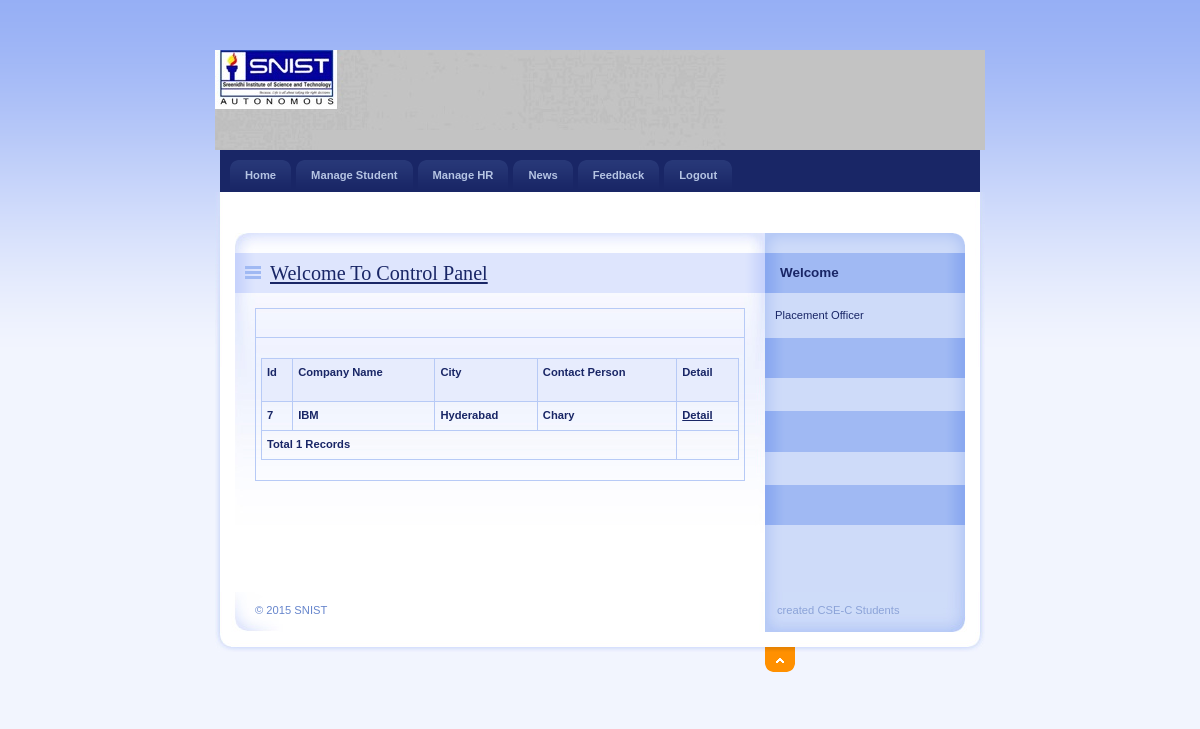
/PlacementOfficer/ManageHR.php, run on the app's committed database.
### tables this page shows
CREATE TABLE `hr_reg` (
  `HRId` int(11) NOT NULL,
  `CompanyName` varchar(20) NOT NULL,
  `ContactPerson` varchar(20) NOT NULL,
  `Address` varchar(100) NOT NULL,
  `City` varchar(20) NOT NULL,
  `Email` varchar(40) NOT NULL,
  `Mobile` bigint(20) NOT NULL,
  `Area_Work` varchar(40) NOT NULL,
  `Status` varchar(10) NOT NULL,
  `UserName` varchar(20) NOT NULL,
  `Password` varchar(20) NOT NULL,
  `Question` varchar(100) NOT NULL,
  `Answer` varchar(50) NOT NULL
);

### PlacementOfficer/ManageHR.php (the view, shortened to what this page needs)
<!DOCTYPE html PUBLIC "-//W3C//DTD XHTML 1.0 Strict//EN" "http://www.w3.org/TR/xhtml1/DTD/xhtml1-strict.dtd">
<html xmlns="http://www.w3.org/1999/xhtml" xml:lang="cs" lang="cs">
<head>
    <link rel="stylesheet" media="screen,projection" type="text/css" href="./css/main.css" />
    <link rel="stylesheet" media="print" type="text/css" href="./css/print.css" />
    <link rel="stylesheet" media="aural" type="text/css" href="./css/aural.css" />
</head>
<body id="www-url-cz">
<div id="main" class="box">
<?php
include "Header.php"
?>
<?php
include "menu.php"
?>
    <div id="page" class="box">
    <div id="page-in" class="box">
        <div id="strip" class="box noprint">
            <p id="breadcrumbs">&nbsp;</p>
        </div>
        <div id="content">
            <div class="article">
                <h2><span><a href="#">Welcome To Control Panel</a></span></h2>
                <table width="100%" border="0" cellspacing="0" cellpadding="0">
                  <tr>
                    <td>&nbsp;</td>
                  </tr>
                  <tr>
                    <td><table width="100%" border="1" bordercolor="#1CB5F1" >
                        <tr>
                          <th height="32" bgcolor="#1CB5F1" class="style3"><div align="left" class="style9 style5"><strong>Id</strong></div></th>
                          <th bgcolor="#1CB5F1" class="style3"><div align="left" class="style9 style5"><strong>Company Name</strong></div></th>
                          <th bgcolor="#1CB5F1" class="style3"><div align="left" class="style9 style5"><strong>City</strong></div></th>
                          <th bgcolor="#1CB5F1" class="style3"><div align="left" class="style12">Contact Person</div></th>
                          <th bgcolor="#1CB5F1" class="style3"><div align="left" class="style9 style5"><strong>Detail</strong></div></th>
                        </tr>
                        <?php
$con = mysql_connect("localhost","root");
$sql = "select * from hr_reg where Status='Pending'";
$result = mysql_query($sql,$con);
while($row = mysql_fetch_array($result))
{
$Id=$row['HRId'];
$Name=$row['CompanyName'];
$City=$row['City'];
$CP=$row['ContactPerson'];
?>
                        <tr>
                          <td class="style3"><div align="left" class="style9 style5"><strong><?php echo $Id;?></strong></div></td>
                          <td class="style3"><div align="left" class="style9 style5"><strong><?php echo $Name;?></strong></div></td>
                          <td class="style3"><div align="left" class="style9 style5"><strong><?php echo $City;?></strong></div></td>
                          <td class="style3"><div align="left" class="style9 style5"><strong><?php echo $CP;?></strong></div></td>
                          <td class="style3"><div align="left" class="style9 style5"><strong><a href="DetailHR.php?HRId=<?php echo $Id;?>">Detail</a></strong></div></td>
                        </tr>
                        <?php
}
$records = mysql_num_rows($result);
?>
                        <tr>
                          <td colspan="4" class="style3"><div align="left" class="style12"><?php echo "Total ".$records." Records"; ?> </div></td>
                        </tr>
                    </table></td>
                  </tr>
                </table>
                <p>&nbsp;</p>
              <p class="btn-more box noprint">&nbsp;</p>
          </div>
        </div>
<?php
include "right.php"
?>
    </div>
    </div>
<?php
include "footer.php"
?>
</div>
</body>
</html>

### PlacementOfficer/css/main.css (style rules this page uses)
* { min-height:1px; }
body { border:0; margin:0; padding:0; background:#F2F5FE url("../design/bg.gif") 0 0 repeat-x; font:70%/160% "verdana",sans-serif; color:#192666; _text-align:center; }
a { color:#192666; }
p { border:0; margin:15px 0; padding:0; }
div { display:block; border:0; margin:0; padding:0; }
h1, h2, h3, h4, h5 { border:0; margin:15px 0 10px 0; padding:0; font-weight:bold; }
h2 { font-size:180%; line-height:100%; font-family:"georgia",serif; font-weight:normal; }
table { display:table; border-collapse:collapse; margin:15px 0; padding:0; border:1px solid #B7CAF6; font-size:100%; }
tr { display:table-row; }
th, td { display: table-cell; border:1px solid #B7CAF6; margin:0; padding:5px; vertical-align:top; text-align:left; }
th { background:#E7ECFD; text-align:center; color:#192666; font-weight:bold; }
a, img, span { border:0; margin:0; padding:0; }
strong, .strong { font-weight:bold; }
.box { min-height:1px; _height:1px; }
.box:after { content:"."; display:block; line-height:0px; font-size:0px; visibility:hidden; clear:both; }
#main { width:770px; margin:50px auto 0 auto; _text-align:left; }
#page { width:770px; min-height:1px; background:#FFF url("../design/bg_page.gif") 0 0 repeat-y; _height:1px; }
#page-in { min-height:1px; padding:10px 0; background:url("../design/bg_page_in.jpg") 0 0 no-repeat; _height:1px; }
#strip { position:relative; clear:both; padding:3px 20px 10px 20px; color:#6182D1; }
#strip p { margin:0; }
#strip #breadcrumbs { width:520px; margin:0; padding:0; }
#content { float:left; width:530px; _width:550px; margin:0; padding:0 0 0 20px; }
#content .article { clear:both; margin:0; padding:20px; background:url("../design/content_article_bg.jpg") 0 0 no-repeat; }
#content .article h2 { margin:0 -20px; padding:10px; background:#DEE5FD url("../design/content_title_bg.gif") 0 0 repeat-y; color:#192666; }
#content .article h2 span { background:url("../design/ico_list.gif") 0 50% no-repeat; padding-left:25px; }
#content .article p { text-align:justify; }
#content .btn-more { margin:0 0 15px 0; padding:0; border:0; position:relative; }

### PlacementOfficer/css/print.css (style rules this page uses)
body { border:0; margin:0; padding:0; font-size:12pt }
a { color:#000; text-decoration:none; }
h1, h2, h3 { page-break-after:avoid; page-break-inside:avoid; }
table { border-collapse: collapse; border-width:1px; border-style:solid; }
th, td { display:table-cell; border-width:1px; border-style:solid; }
.noprint { display:none; }

### PlacementOfficer/css/aural.css (style rules this page uses)
body { voice-family:paul,male; volume:loud; speech-rate:slow; richness:90; stress:20; }
h1, h2, h3, h4, h5 { cue-before:url("ping.au"); }
p, table { pause:50ms; }
strong { pitch:medium; pitch-range:60; stress:90; richness:90; }

### PlacementOfficer/ManageHR.php (style rules this page uses)
.style3 { font-weight: bold }

### data on the page
hr_reg: HRId "7", CompanyName "IBM", City "Hyderabad", ContactPerson "Chary"

### other printed values
$records "1"
